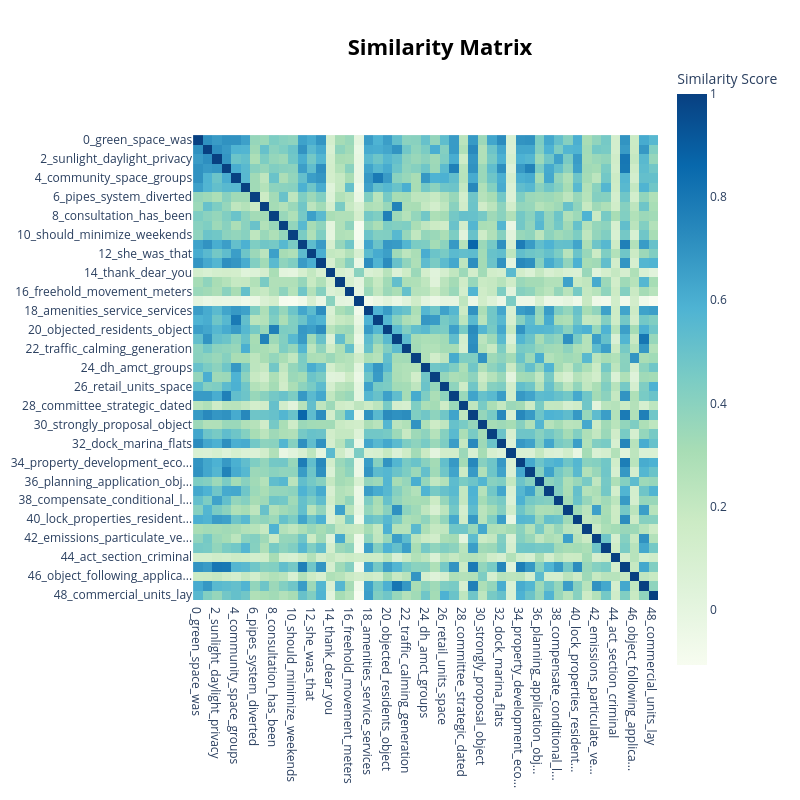

Here is the notebook cell this chart was saved with:
### Code cell
topic_model_no_place.visualize_heatmap()

### Figure 1 — Plotly figure (JSON) as saved in the notebook; plotly's stock layout.template omitted (floating-point values rounded to 4 significant figures; data arrays with more than 128 entries replaced by an {"elided": "..."} marker saying what was removed)
{"data": [{"coloraxis": "coloraxis", "hovertemplate": "x: %{x}<br>y: %{y}<br>Similarity Score: %{z}<extra></extra>", "name": "0", "type": "heatmap", "x": ["0_green_space_was", "1_school_nursery_next", "2_sunlight_daylight_privacy", "3_height_high_street", "4_community_space_groups", "5_parking_car_already", "6_pipes_system_diverted", "7_noise_plant_acoustic", "8_consultation_has_been", "9_subject_planning_water", "10_should_minimize_weekends", "11_access_subsequently_will", "12_she_was_that", "13_housing_flats_affordable", "14_thank_dear_you", "15_quality_air_neutral", "16_freehold_movement_meters", "17_mcintosh_gavin_striesow", "18_amenities_service_services", "19_hall_community_meeting", "20_objected_residents_object", "21_noise_pollution_day", "22_traffic_calming_generation", "23_object_strongly_grounds", "24_dh_amct_groups", "25_classes_students_dance", "26_retail_units_space", "27_construction_this_building", "28_committee_strategic_dated", "29_will_privacy_increase", "30_strongly_proposal_object", "31_ballymore_plot_can", "32_dock_marina_flats", "33_reference_date_th", "34_property_development_eco...", "35_density_further_site", "36_planning_application_obj...", "37_masterplan_burden_additi...", "38_compensate_conditional_l...", "39_dust_risk_mitigation", "40_lock_properties_resident...", "41_objections_objection_my", "42_emissions_particulate_ve...", "43_dlr_tfl_bus", "44_act_section_criminal", "45_negatively_impact_will", "46_object_following_applica...", "47_distribution_hub_airport", "48_commercial_units_lay"], "xaxis": "x", "y": ["0_green_space_was", "1_school_nursery_next", "2_sunlight_daylight_privacy", "3_height_high_street", "4_community_space_groups", "5_parking_car_already", "6_pipes_system_diverted", "7_noise_plant_acoustic", "8_consultation_has_been", "9_subject_planning_water", "10_should_minimize_weekends", "11_access_subsequently_will", "12_she_was_that", "13_housing_flats_affordable", "14_thank_dear_you", "15_quality_air_neutral", "16_freehold_movement_meters", "17_mcintosh_gavin_striesow", "18_amenities_service_services", "19_hall_community_meeting", "20_objected_residents_object", "21_noise_pollution_day", "22_traffic_calming_generation", "23_object_strongly_grounds", "24_dh_amct_groups", "25_classes_students_dance", "26_retail_units_space", "27_construction_this_building", "28_committee_strategic_dated", "29_will_privacy_increase", "30_strongly_proposal_object", "31_ballymore_plot_can", "32_dock_marina_flats", "33_reference_date_th", "34_property_development_eco...", "35_density_further_site", "36_planning_application_obj...", "37_masterplan_burden_additi...", "38_compensate_conditional_l...", "39_dust_risk_mitigation", "40_lock_properties_resident...", "41_objections_objection_my", "42_emissions_particulate_ve...", "43_dlr_tfl_bus", "44_act_section_criminal", "45_negatively_impact_will", "46_object_following_applica...", "47_distribution_hub_airport", "48_commercial_units_lay"], "yaxis": "y", "z": {"elided": "49x49 float values"}}], "layout": {"coloraxis": {"colorbar": {"title": {"text": "Similarity Score"}}, "colorscale": [[0, "rgb(247,252,240)"], [0.125, "rgb(224,243,219)"], [0.25, "rgb(204,235,197)"], [0.375, "rgb(168,221,181)"], [0.5, "rgb(123,204,196)"], [0.625, "rgb(78,179,211)"], [0.75, "rgb(43,140,190)"], [0.875, "rgb(8,104,172)"], [1, "rgb(8,64,129)"]]}, "height": 800, "hoverlabel": {"bgcolor": "white", "font": {"family": "Rockwell", "size": 16}}, "legend": {"title": {"text": "Trend"}}, "margin": {"t": 60}, "showlegend": true, "title": {"font": {"color": "Black", "size": 22}, "text": "<b>Similarity Matrix</b>", "x": 0.55, "xanchor": "center", "y": 0.95, "yanchor": "top"}, "width": 800, "xaxis": {"anchor": "y", "constrain": "domain", "domain": [0, 1], "scaleanchor": "y"}, "yaxis": {"anchor": "x", "autorange": "reversed", "constrain": "domain", "domain": [0, 1]}}}
